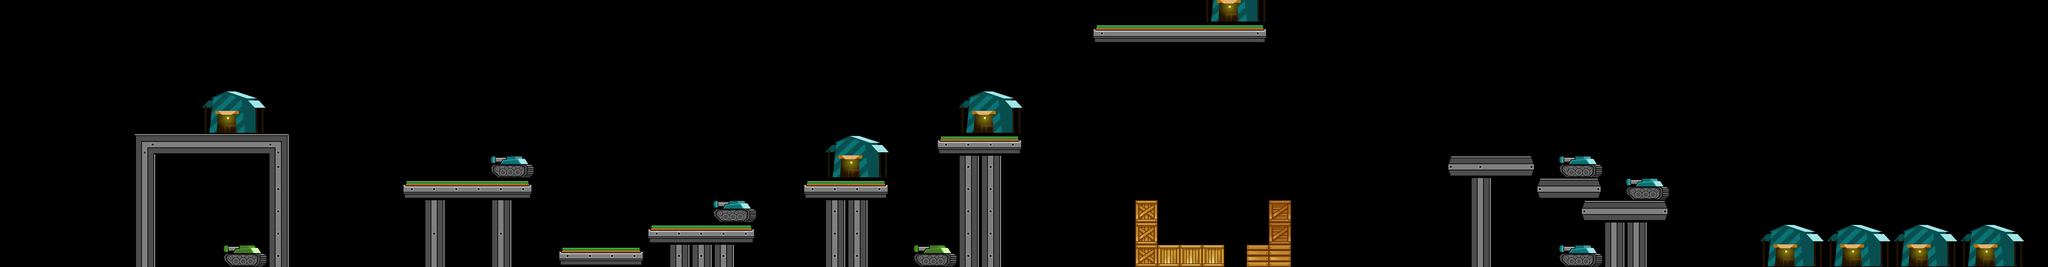

This game map was drawn from its Tiled (.tmx) file and the tilesets committed beside it. A one-line description and the trimmed map source follow:
An orthogonal 92x12 tile map with 64x64 px tiles, 1 tile layer (Tile Layer 1), 4 tilesets.

<map version="1.0" orientation="orthogonal" renderorder="right-down" width="92" height="12" tilewidth="64" tileheight="64" nextobjectid="1">
 <tileset firstgid="1" source="tiles.tsx" />
 <tileset firstgid="17" source="crates.tsx" />
 <tileset firstgid="27" name="spawners" tilewidth="192" tileheight="128" tilecount="1" columns="0">
  <tile id="0">
   <properties>
    <property name="component" value="Spawner" />
    <property name="life" value="100" />
   </properties>
   <image width="192" height="128" source="../data/textures/spawner.png" />
  </tile>
 </tileset>
 <tileset firstgid="28" name="tanks" tilewidth="128" tileheight="64" tilecount="3" columns="1">
  <image source="../data/textures/tanks.png" width="128" height="192" />
  <tile id="0">
   <properties>
    <property name="component" value="Shooter" />
    <property name="interval" value="2" />
    <property name="life" value="75" />
   </properties>
  </tile>
  <tile id="1">
   <properties>
    <property name="component" value="Shooter" />
    <property name="life" value="100" />
   </properties>
  </tile>
 </tileset>
 <layer name="Tile Layer 1" width="92" height="12">
  <properties>
   <property name="component" value="Sprite,Box,Blink" />
  </properties>
  <data>[1104 cells, 117 non-empty, 19 distinct tile ids]</data>
 </layer>
</map>
